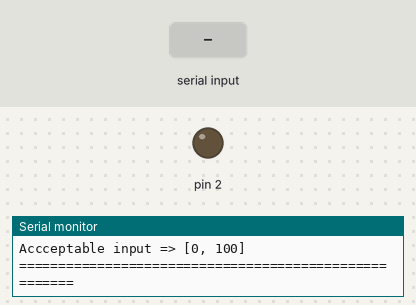
Simulated run of this sketch. Board: Arduino Mega 2560, built with avr-gcc and run on an emulated ATmega2560. Parts: output pins drawn as LEDs (lit = HIGH), the last lines printed to the serial monitor. Dashed ring = blinking. The test bench sets the inputs (shaded band).

Above: at 1.3 s.
1.4 s: "90,45\n" received over Serial
At 2.6 s:
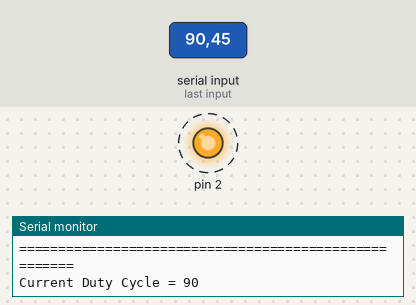
4.4 s: "90\n" received over Serial
7.4 s: "200\n" received over Serial
Timing chart, 0 to 16.4 s (numbered marks = the images above; inputs shaded):
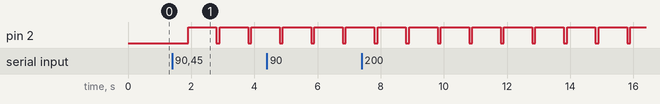

Measured:
- after the input at 1.4 s, pin 2: alternates HIGH for 0.90 s and LOW for 0.10 s, starting after 0.50 s

The sketch:

actuator_control_test.ino
```cpp
// Special characters
#define CR (13)
#define LF (10)
#define HORIZONTAL_LINE ("======================================================")

// Volatile variables
volatile boolean primary = true;
volatile double primary_frac = 0;
volatile double second_frac = 0;

char received_int[3];
int8_t cnt = 0;
int current_duty_cycle = 0;
boolean new_input = false;

// Custom baud rates
#define MEGA_BAUD_RATE (9600)

void setup()
{
  Serial.begin(MEGA_BAUD_RATE);
  Serial.println(HORIZONTAL_LINE);
  Serial.println(F("Type in the duty cycle  to run the test. Type `0` to stop the test"));
  Serial.println(F("Accceptable input => [0, 100]"));
  Serial.println(HORIZONTAL_LINE);
}

void loop()
{
  if(Serial.available() > 0)
  {
    // Add a delay so that the data can be transferred to the receive buffer
    delay(500);

    while(Serial.available() > 0)
    {
      if(Serial.peek() != CR & Serial.peek() != LF)
      {
        received_int[cnt++] = (char)Serial.read();
      }
      else
      {
        Serial.read();
      }

    }
    if(Serial.available() == 0)
    {
      new_input = true;
    }
  }
  if(new_input == true)
  {
    current_duty_cycle = startTRIACpulse(atoi(received_int));
    memset(received_int, '\0', 3);    // clear array
    cnt = 0;
    Serial.print("Current Duty Cycle = ");
    Serial.println(current_duty_cycle, DEC);
    new_input = false;
  }
}

void stopTRIACpulse()
{
  startTRIACpulse(10);
  delay(1000);
  startTRIACpulse(0);
}

int startTRIACpulse (int duty_cycle)
{
  int prev_duty_cycle = current_duty_cycle;
  if(prev_duty_cycle == duty_cycle)
  {
    Serial.println(F("Same duty cycle. Nothing is necessary to change."));
    return prev_duty_cycle;
  }
  else if(duty_cycle >= 0 & duty_cycle <= 100)
  {
    current_duty_cycle = duty_cycle;
    pinMode(2, OUTPUT);
    digitalWrite(2, LOW);
    cli();    // disable global interrupts
    TCCR3A = 0;
    TCCR3B = 0;

    // set compare match register to desired timer count
    OCR3A = 1;

    // turn on CTC mode
    TCCR3B |= _BV(WGM32);

    // set CS30 and CS32 for 1024 prescalar
    TCCR3B |= _BV(CS30)|_BV(CS32);
    // enable timer compare interrupt
    TIMSK3 |= _BV(OCIE3A);
    sei();    // enable global interrupts
    return duty_cycle;
  }
  else
  {
    Serial.println(F("ERROR : Invalid duty cycle. Range = [0, 100]"));
    return prev_duty_cycle;
  }
}

ISR(TIMER3_COMPA_vect)
{
  if(current_duty_cycle == 100)
  {
    digitalWrite(2, HIGH);
  }
  else if (current_duty_cycle == 0)
  {
    primary_frac = 0;
    second_frac = 15624;
  }
  else
  {
    primary_frac = 15624*(current_duty_cycle/100.0);
    second_frac = 15624*(1 - (current_duty_cycle/100.0));


    if(primary)
    {

      digitalWrite(2, HIGH);
      // on time
      OCR3A = primary_frac;
      primary = false;
    }
    else
    {
      digitalWrite(2, LOW);
      // off time (the larger OCR3A is here the shorter is the off time)
      OCR3A = second_frac;
      primary = true;
    }
  }


}
```
